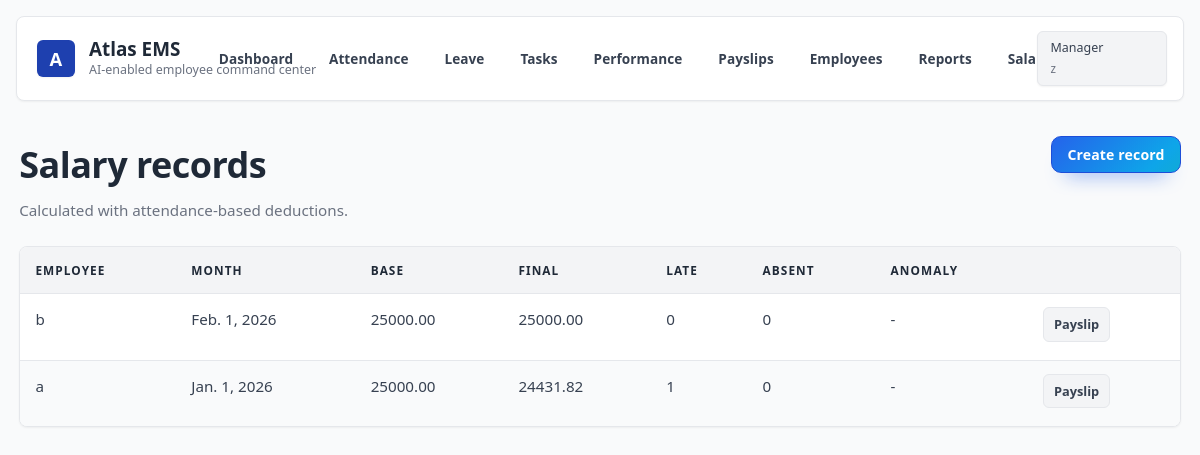
The page /salary/ (signed in) on the database its author committed.
### ems/models.py (models this page shows, shortened)
class User(AbstractUser):
    ROLE_HR = 'HR'
    ROLE_MANAGER = 'MANAGER'
    ROLE_EMPLOYEE = 'EMPLOYEE'
    ROLE_CHOICES = [
        (ROLE_HR, 'HR'),
        (ROLE_MANAGER, 'Manager'),
        (ROLE_EMPLOYEE, 'Employee'),
    ]
    role = models.CharField(max_length=20, choices=ROLE_CHOICES, default=ROLE_EMPLOYEE)
    department = models.CharField(max_length=80, blank=True)
    leave_balance = models.IntegerField(default=12)
    def is_hr(self):
        return self.role == self.ROLE_HR
    def is_manager(self):
        return self.role == self.ROLE_MANAGER

class SalaryRecord(models.Model):
    employee = models.ForeignKey(User, on_delete=models.CASCADE, related_name='salary_records')
    month = models.DateField()
    base_salary = models.DecimalField(max_digits=10, decimal_places=2)
    final_salary = models.DecimalField(max_digits=10, decimal_places=2, default=Decimal('0.00'))
    late_days = models.IntegerField(default=0)
    absent_days = models.IntegerField(default=0)
    anomaly_flag = models.BooleanField(default=False)
    created_at = models.DateTimeField(auto_now_add=True)
    class Meta:
        ordering = ['-month']
        constraints = [
            models.UniqueConstraint(fields=['employee', 'month'], name='unique_salary_month')
        ]

### ems/views.py (the view)
        def _wrapped(request, *args, **kwargs):
            elevated_roles = list(roles)
            if User.ROLE_HR in roles and User.ROLE_MANAGER not in elevated_roles:
                elevated_roles.append(User.ROLE_MANAGER)
            if request.user.is_superuser or request.user.role in elevated_roles:
                return view_func(request, *args, **kwargs)
            return HttpResponseForbidden('Access denied.')

### ems/views.py (called while the page is built)
def role_required(roles):
    def decorator(view_func):
        def _wrapped(request, *args, **kwargs):
            elevated_roles = list(roles)
            if User.ROLE_HR in roles and User.ROLE_MANAGER not in elevated_roles:
                elevated_roles.append(User.ROLE_MANAGER)
            if request.user.is_superuser or request.user.role in elevated_roles:
                return view_func(request, *args, **kwargs)
            return HttpResponseForbidden('Access denied.')
        return _wrapped
    return decorator

@login_required
@role_required([User.ROLE_HR])
def salary_list(request):
    records = SalaryRecord.objects.select_related('employee').all()
    return render(request, 'salary/list.html', {'records': records})

### ems/templates/salary/list.html
{% extends 'base.html' %}
{% block content %}
<section class="page-header">
    <div>
        <h1>Salary records</h1>
        <p>Calculated with attendance-based deductions.</p>
    </div>
    <a class="primary" href="{% url 'salary_add' %}">Create record</a>
</section>
<div class="table-wrap">
    <table class="data-table">
        <thead>
            <tr>
                <th>Employee</th>
                <th>Month</th>
                <th>Base</th>
                <th>Final</th>
                <th>Late</th>
                <th>Absent</th>
                <th>Anomaly</th>
                <th></th>
            </tr>
        </thead>
        <tbody>
            {% for record in records %}
                <tr>
                    <td>{{ record.employee.get_full_name|default:record.employee.username }}</td>
                    <td>{{ record.month }}</td>
                    <td>{{ record.base_salary }}</td>
                    <td>{{ record.final_salary }}</td>
                    <td>{{ record.late_days }}</td>
                    <td>{{ record.absent_days }}</td>
                    <td>{% if record.anomaly_flag %}<span class="danger-text">Flagged</span>{% else %}-{% endif %}</td>
                    <td class="actions"><a href="{% url 'payslip_detail' record.pk %}">Payslip</a></td>
                </tr>
            {% empty %}
                <tr>
                    <td colspan="8">No salary records yet.</td>
                </tr>
            {% endfor %}
        </tbody>
    </table>
</div>
{% endblock %}

### ems/templates/base.html (shortened to what this page needs)
{% load static %}
<!doctype html>
<html lang="en">
<head>
    <link rel="stylesheet" href="{% static 'ems/app.css' %}">
</head>
<body>
    <header class="site-header">
        <div class="brand">
            <span class="brand-mark">A</span>
            <div>
                <div class="brand-title">Atlas EMS</div>
                <div class="brand-subtitle">AI-enabled employee command center</div>
            </div>
        </div>
        <nav class="site-nav">
            {% if user.is_authenticated %}
                <a href="{% url 'dashboard' %}">Dashboard</a>
                <a href="{% url 'attendance_list' %}">Attendance</a>
                <a href="{% url 'leave_list' %}">Leave</a>
                <a href="{% url 'task_list' %}">Tasks</a>
                <a href="{% url 'performance_list' %}">Performance</a>
                <a href="{% url 'payslip_list' %}">Payslips</a>
                {% if user.is_hr or user.is_manager %}
                    <a href="{% url 'employee_list' %}">Employees</a>
                    <a href="{% url 'reports' %}">Reports</a>
                    <a href="{% url 'salary_list' %}">Salary</a>
                {% endif %}
                <form action="{% url 'logout' %}" method="post" class="inline-form">
                    <button type="submit" class="ghost">Logout</button>
                </form>
            {% else %}
                <a href="{% url 'login' %}">Login</a>
            {% endif %}
        </nav>
        {% if user.is_authenticated %}
            <div class="role-chip">
                <span>{{ user.get_role_display }}</span>
                <small>{{ user.username }}</small>
            </div>
        {% endif %}
    </header>
    <main class="page">
        {% block content %}{% endblock %}
    </main>
</body>
</html>

### rows shown on the page
User: role "Manager", username "z"
SalaryRecord: employee.get_full_name "b", month "Feb. 1, 2026", base_salary "25000.00", final_salary "25000.00", late_days "0", absent_days "0"
SalaryRecord: employee.get_full_name "a", month "Jan. 1, 2026", base_salary "25000.00", final_salary "24431.82", late_days "1", absent_days "0"
